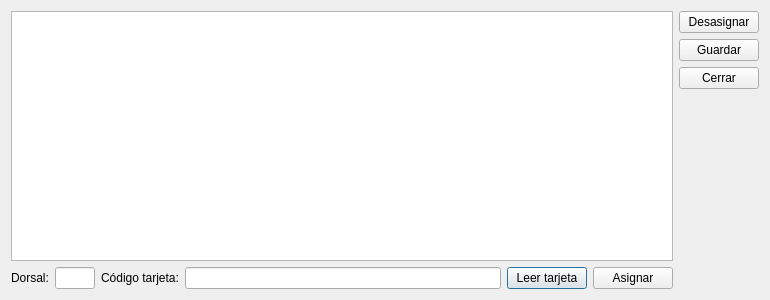
<?xml version="1.0" encoding="UTF-8"?>
<ui version="4.0">
 <class>DorsalesTagsDialog</class>
 <widget class="QDialog" name="DorsalesTagsDialog">
  <property name="geometry">
   <rect>
    <x>0</x>
    <y>0</y>
    <width>770</width>
    <height>300</height>
   </rect>
  </property>
  <property name="windowTitle">
   <string>Asignaciones de tarjetas</string>
  </property>
  <property name="windowIcon">
   <iconset>
    <normaloff>images/dorsal_icon.png</normaloff>images/dorsal_icon.png</iconset>
  </property>
  <layout class="QHBoxLayout" name="horizontalLayout">
   <item>
    <layout class="QVBoxLayout" name="verticalLayout_2">
     <item>
      <widget class="QTableWidget" name="tableWidget">
       <property name="editTriggers">
        <set>QAbstractItemView::AnyKeyPressed</set>
       </property>
       <property name="selectionMode">
        <enum>QAbstractItemView::SingleSelection</enum>
       </property>
       <property name="selectionBehavior">
        <enum>QAbstractItemView::SelectRows</enum>
       </property>
      </widget>
     </item>
     <item>
      <layout class="QHBoxLayout" name="horizontalLayout_2">
       <item>
        <widget class="QLabel" name="label">
         <property name="text">
          <string>Dorsal:</string>
         </property>
        </widget>
       </item>
       <item>
        <widget class="QLineEdit" name="dorsalText">
         <property name="maximumSize">
          <size>
           <width>40</width>
           <height>16777215</height>
          </size>
         </property>
        </widget>
       </item>
       <item>
        <widget class="QLabel" name="label_2">
         <property name="text">
          <string>Código tarjeta:</string>
         </property>
        </widget>
       </item>
       <item>
        <widget class="QLineEdit" name="tagText"/>
       </item>
       <item>
        <widget class="QPushButton" name="leerTagButton">
         <property name="text">
          <string>Leer tarjeta</string>
         </property>
        </widget>
       </item>
       <item>
        <widget class="QPushButton" name="asignarButton">
         <property name="text">
          <string>Asignar</string>
         </property>
        </widget>
       </item>
      </layout>
     </item>
    </layout>
   </item>
   <item>
    <layout class="QVBoxLayout" name="verticalLayout">
     <item>
      <widget class="QPushButton" name="deleteButton">
       <property name="text">
        <string>Desasignar</string>
       </property>
      </widget>
     </item>
     <item>
      <widget class="QPushButton" name="guardarButton">
       <property name="text">
        <string>Guardar</string>
       </property>
      </widget>
     </item>
     <item>
      <widget class="QPushButton" name="cerrarButton">
       <property name="text">
        <string>Cerrar</string>
       </property>
      </widget>
     </item>
     <item>
      <spacer name="verticalSpacer">
       <property name="orientation">
        <enum>Qt::Vertical</enum>
       </property>
       <property name="sizeHint" stdset="0">
        <size>
         <width>20</width>
         <height>40</height>
        </size>
       </property>
      </spacer>
     </item>
    </layout>
   </item>
  </layout>
 </widget>
 <resources/>
 <connections/>
</ui>
